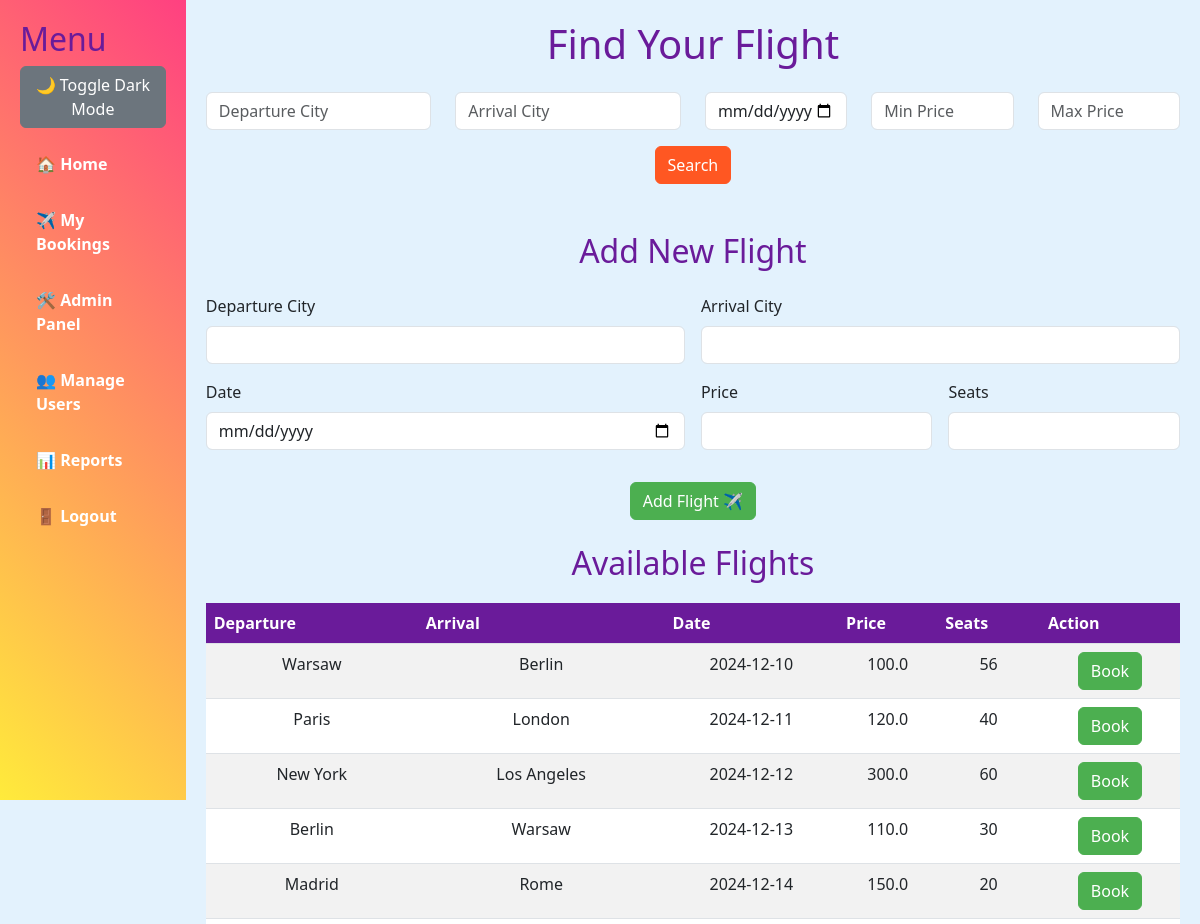
Page /admin (signed in, upper part) on the earlier database version.
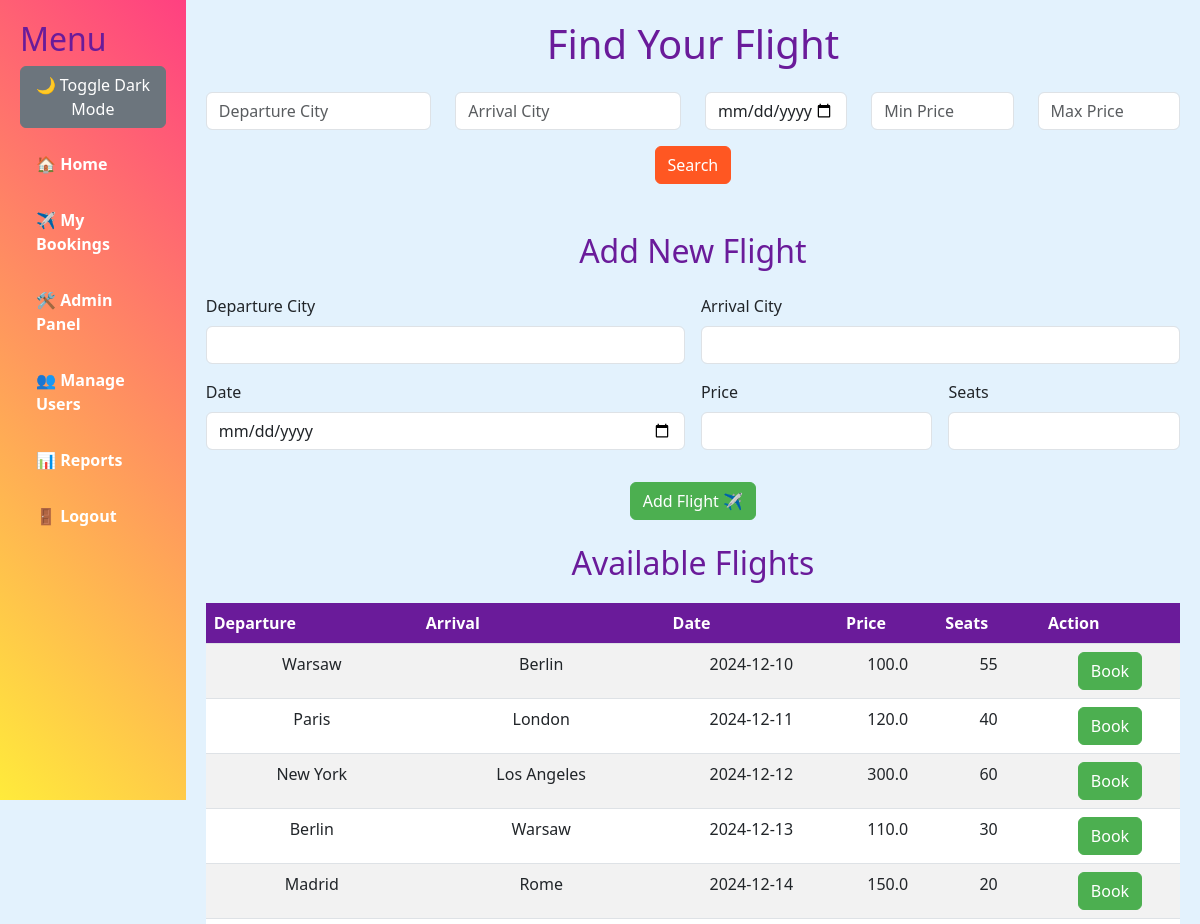
Same page on the later database version.
### app.py (models this page shows)
class Flight(db.Model):
    id = db.Column(db.Integer, primary_key=True)
    departure_city = db.Column(db.String(100), nullable=False)
    arrival_city = db.Column(db.String(100), nullable=False)
    date = db.Column(db.String(100), nullable=False)
    price = db.Column(db.Float, nullable=False)
    available_seats = db.Column(db.Integer, nullable=False)

### app.py (the view, shortened to what this page needs)
@app.route("/admin", methods=["GET", "POST"])
@login_required
def admin():
    if not current_user.is_admin:
        return "Access Denied! Only admins can access this page."
    flights = Flight.query.all()
    return render_template("admin.html", flights=flights)

### app.py (called while the page is built)
@login_manager.user_loader
def load_user(user_id):
    return User.query.get(int(user_id))

    @property
    def is_active(self):
        return True

### templates/admin.html (shortened to what this page needs)
{% extends "base.html" %}
{% block content %}
<h1 class="text-center mb-4">Find Your Flight</h1>
<form method="POST" action="{{ url_for('index') }}" class="mb-5">
    <div class="row">
        <div class="col-md-3">
            <input type="text" class="form-control" name="departure_city" placeholder="Departure City">
        </div>
        <div class="col-md-3">
            <input type="text" class="form-control" name="arrival_city" placeholder="Arrival City">
        </div>
        <div class="col-md-2">
            <input type="date" class="form-control" name="date">
        </div>
        <div class="col-md-2">
            <input type="number" class="form-control" name="min_price" placeholder="Min Price">
        </div>
        <div class="col-md-2">
            <input type="number" class="form-control" name="max_price" placeholder="Max Price">
        </div>
    </div>
    <div class="text-center mt-3">
        <button type="submit" class="btn btn-primary">Search</button>
    </div>
</form>
<div class="mt-5">
   <h2 class="text-center mb-4">Add New Flight</h2>
   <form method="POST" class="row g-3">
       <div class="col-md-6">
           <label for="departure_city" class="form-label">Departure City</label>
           <input type="text" id="departure_city" name="departure_city" class="form-control" required>
       </div>
       <div class="col-md-6">
           <label for="arrival_city" class="form-label">Arrival City</label>
           <input type="text" id="arrival_city" name="arrival_city" class="form-control" required>
       </div>
       <div class="col-md-6">
           <label for="date" class="form-label">Date</label>
           <input type="date" id="date" name="date" class="form-control" required>
       </div>
       <div class="col-md-3">
           <label for="price" class="form-label">Price</label>
           <input type="number" step="0.01" id="price" name="price" class="form-control" required>
       </div>
       <div class="col-md-3">
           <label for="available_seats" class="form-label">Seats</label>
           <input type="number" id="available_seats" name="available_seats" class="form-control" required>
       </div>
       <div class="col-12 text-center">
           <button type="submit" class="btn btn-success mt-3">Add Flight ✈️</button>
       </div>
   </form>
<h2 class="text-center mt-4">Available Flights</h2>
<table class="table table-striped">
    <thead>
        <tr>
            <th>Departure</th>
            <th>Arrival</th>
            <th>Date</th>
            <th>Price</th>
            <th>Seats</th>
            <th>Action</th>
        </tr>
    </thead>
    <tbody>
        {% for flight in flights %}
        <tr>
            <td>{{ flight.departure_city }}</td>
            <td>{{ flight.arrival_city }}</td>
            <td>{{ flight.date }}</td>
            <td>{{ flight.price }}</td>
            <td>{{ flight.available_seats }}</td>
            <td>
                <a href="{{ url_for('book_flight', flight_id=flight.id) }}" class="btn btn-success">Book</a>
            </td>
        </tr>
        {% endfor %}
    </tbody>
</table>
{% endblock %}

Differences in the rows shown:
changed Flight (number 1 of 5 on the later page): available_seats "56" → "55"
